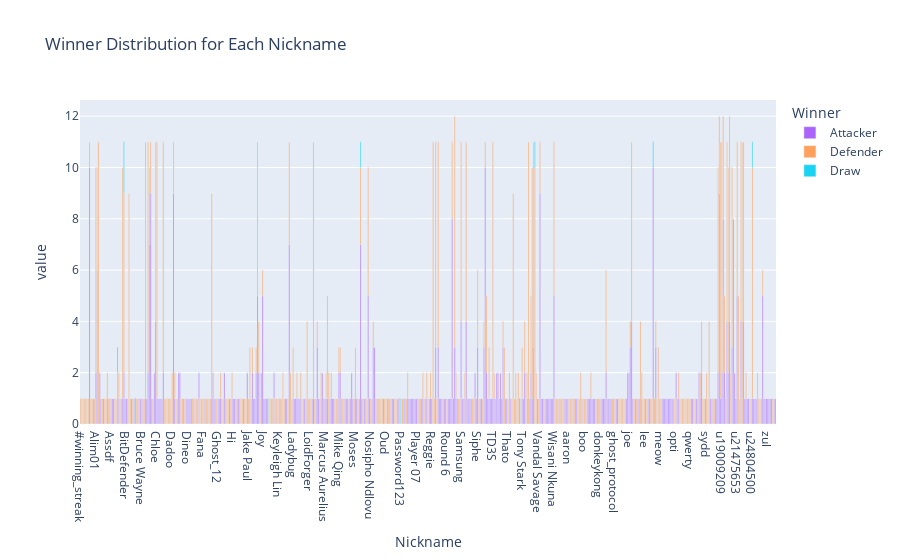

Write notebook code for a chart like this one.
### Code cell
import pandas as pd
import plotly.express as px

# Load the cleaned dataset
file_path = 'Cleaned_Game_Analytics_Dataset.csv'  # Replace with your actual file path
df = pd.read_csv(file_path)

# Create a pivot table that groups by 'Nickname' and 'Winner', and counts occurrences
pivot_table = df.groupby(['Nickname', 'Winner']).size().unstack(fill_value=0)

# Create a bar chart for the distribution of Winners for Each Nickname
fig = px.bar(
    pivot_table,
    title='Winner Distribution for Each Nickname',
    labels={'x': 'Nickname', 'y': 'Count'},
    color_discrete_map={'WinnerA': 'blue', 'WinnerB': 'green', 'WinnerC': 'red'}  # Adjust based on your actual winner categories
)

# Show the plot
fig.show()

### Figure 1 — Plotly figure (JSON) as saved in the notebook; plotly's stock layout.template omitted (floating-point values rounded to 4 significant figures; data arrays with more than 128 entries replaced by an {"elided": "..."} marker saying what was removed)
{"data": [{"alignmentgroup": "True", "hovertemplate": "Winner=Attacker<br>Nickname=%{x}<br>value=%{y}<extra></extra>", "legendgroup": "Attacker", "marker": {"color": "#ab63fa", "pattern": {"shape": ""}}, "name": "Attacker", "offsetgroup": "Attacker", "orientation": "v", "showlegend": true, "textposition": "auto", "type": "bar", "x": {"elided": "547 str values"}, "xaxis": "x", "y": {"elided": "547 int values"}, "yaxis": "y"}, {"alignmentgroup": "True", "hovertemplate": "Winner=Defender<br>Nickname=%{x}<br>value=%{y}<extra></extra>", "legendgroup": "Defender", "marker": {"color": "#FFA15A", "pattern": {"shape": ""}}, "name": "Defender", "offsetgroup": "Defender", "orientation": "v", "showlegend": true, "textposition": "auto", "type": "bar", "x": {"elided": "547 str values"}, "xaxis": "x", "y": {"elided": "547 int values"}, "yaxis": "y"}, {"alignmentgroup": "True", "hovertemplate": "Winner=Draw<br>Nickname=%{x}<br>value=%{y}<extra></extra>", "legendgroup": "Draw", "marker": {"color": "#19d3f3", "pattern": {"shape": ""}}, "name": "Draw", "offsetgroup": "Draw", "orientation": "v", "showlegend": true, "textposition": "auto", "type": "bar", "x": {"elided": "547 str values"}, "xaxis": "x", "y": {"elided": "547 int values"}, "yaxis": "y"}], "layout": {"barmode": "relative", "legend": {"title": {"text": "Winner"}, "tracegroupgap": 0}, "title": {"text": "Winner Distribution for Each Nickname"}, "xaxis": {"anchor": "y", "domain": [0, 1], "title": {"text": "Nickname"}}, "yaxis": {"anchor": "x", "domain": [0, 1], "title": {"text": "value"}}}}
